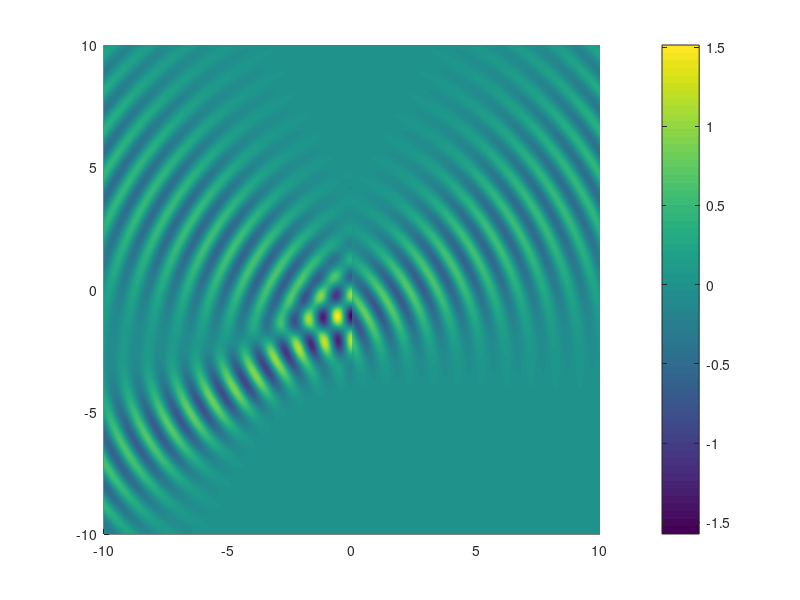

Recreate this plot in MATLAB.
clear;
clc;

% Parameter settings
width_gaussian_wave = 1; % Width of the Gaussian wave
amplitude = 1;
wave_number = 2*pi; % Wave number
z_axis = linspace(-10, 10, 1000);
x_axis = linspace(-10, 10, 1000);
[z_grid, x_grid] = meshgrid(z_axis, x_axis); % Space grid
sampling_num = 50; % Sampling frequency
theta = pi/6;
refrac_index1 = 1;
refrac_index2 = 1.5;
distance = 5; % distance of OO'

% Initial Gaussian wave
E0 = amplitude*exp(-x_axis.^2 / width_gaussian_wave^2);
% fourier transform
wavenumber_x = linspace(-2*pi,2*pi,100);
E0_wavenumber = 1/(2*sqrt(pi))*exp(-wavenumber_x.^2/4);

index = 0;
E_L = zeros(1000,1000);
E_R = zeros(1000,1000);
for wavenumber_xi = wavenumber_x
    index = index + 1;
    wavenumber_zi = wave_number * sqrt(1 - (wavenumber_xi / wave_number)^2);
    wavenumber_znew = -wavenumber_xi*sin(theta)+wavenumber_zi*cos(theta);
    wavenumber_xnew = wavenumber_xi*cos(theta)+wavenumber_zi*sin(theta);
    EI = E0_wavenumber(index)*exp(1i * (wavenumber_xnew.*(x_grid+3)+wavenumber_znew.*(z_grid+3))).*(z_grid<=0)*0.1257;
    ER = E0_wavenumber(index)*exp(1i * (wavenumber_xnew.*(x_grid+3)-wavenumber_znew.*(z_grid-3))).*(z_grid<=0)*0.1257;
    ET = E0_wavenumber(index)*exp(1i * (wavenumber_xnew.*(x_grid+3)+sqrt(wave_number^2-wavenumber_xnew^2).*z_grid+wavenumber_znew*3)).*(z_grid>0)*0.1257;%wavenumber' seems to need to be changed
    E_L = E_L + EI + ER;
    E_R = E_R + ET;
end

E_real = real(E_L+E_R);                                                                                  

figure;
surf(z_axis,x_axis,E_real);
colorbar;
view(0,90);
shading interp;